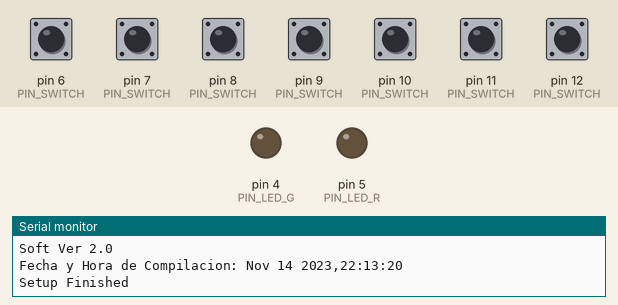
Bench run of a program on a simulated Arduino Nano, built with avr-gcc and run on an emulated ATmega328P. On the bench: output pins drawn as LEDs (lit = HIGH), the last lines printed to the serial monitor. Dashed ring = blinking. The inputs (shaded band) are chosen by the test bench; at power-on: pin 6 (PIN_SWITCH), pin 7 (PIN_SWITCH), pin 8 (PIN_SWITCH), pin 9 (PIN_SWITCH), pin 10 (PIN_SWITCH), pin 11 (PIN_SWITCH), pin 12 (PIN_SWITCH) HIGH.

Above: at 2.2 s.
2.3 s: pin 6 (PIN_SWITCH) pulled LOW for 0.15 s
At 2.43 s:
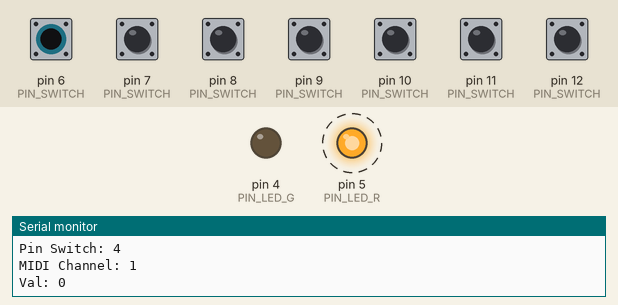
4.5 s: pin 7 (PIN_SWITCH) pulled LOW for 1 s
At 6.8 s:
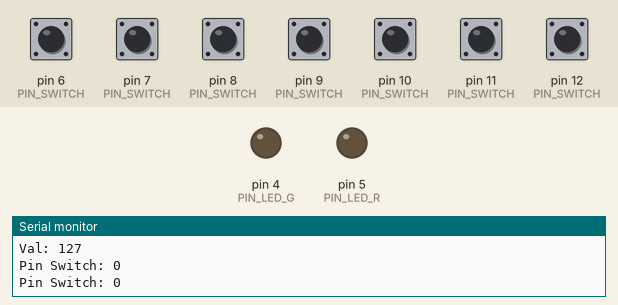
7.5 s: pin 6 (PIN_SWITCH) pulled LOW for 1 s
At 7.63 s:
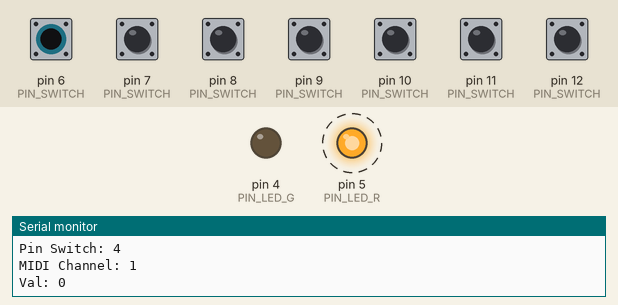
10.5 s: pin 8 (PIN_SWITCH) pulled LOW for 1 s
At 10.63 s:
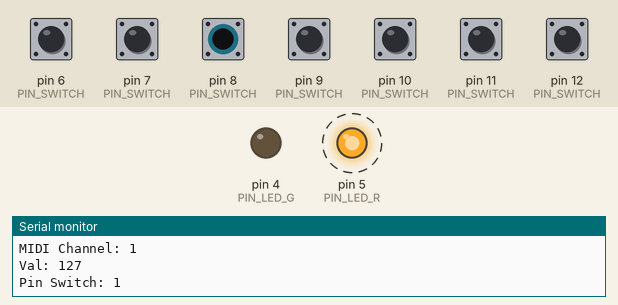
Timing chart, 0 to 13.8 s (numbered marks = the images above; inputs shaded):
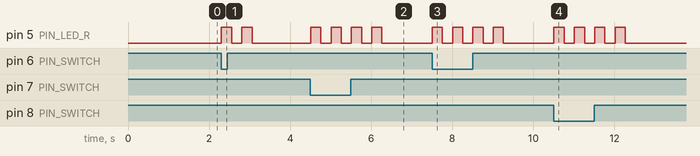

Measured:
- after the input at 2.3 s, pin 5 (PIN_LED_R): alternates HIGH for 0.25 s and LOW for 0.25 s, 4 changes in all, then stays LOW, starting at once
- after the input at 4.5 s, pin 5 (PIN_LED_R): alternates HIGH for 0.25 s and LOW for 0.25 s, 8 changes in all, then stays LOW, starting at once
- after the input at 7.5 s, pin 5 (PIN_LED_R): alternates HIGH for 0.25 s and LOW for 0.25 s, 8 changes in all, then stays LOW, starting at once
- after the input at 10.5 s, pin 5 (PIN_LED_R): alternates HIGH for 0.25 s and LOW for 0.25 s, 8 changes in all, then stays LOW, starting at once

The program:

main.cpp
```cpp
#include <Arduino.h>
#include <config.h>
#include "switchesFunc.h"
#include <midiConstants.h>
#include <nemesisConstants.h>
#include <RC5Constants.h>
#include <ACS1Cosntants.h>
#include <SoftwareSerial.h>

int RC5loopNumber = 0;

SoftwareSerial SerialMidi(MIDI_RX,MIDI_TX);

mySwitch mySw[NUM_SWITCHES];


void sendMIDI(int switchIndex)
{
  int ZERO = 0;
  // plays a MIDI note or Control change..  Doesn't check to see that
  // cmd is greater than 127, or that data values are  less than 127:
  // Examples:
  // cmd: NOTE_ON, data1: pitch, data2: 0 -127
  // cmd: NOTE_OFF, data1: pitch, data2: 0
  // cmd: CONTROL_CHANGE, data1: SUSTAIN, data2: 0 - 127
  SerialMidi.write(mySw[switchIndex].CC_or_PC | (mySw[switchIndex].midiChannel));
	SerialMidi.write(mySw[switchIndex].param);
  // Los cambios de Loop del RC5 son un caso especial.
  if(switchIndex == 1)
  {
    RC5loopNumber < 98? RC5loopNumber++ : RC5loopNumber = 0;
    SerialMidi.write(RC5loopNumber);
  }
  else if (switchIndex == 0)
  {
    RC5loopNumber > 0? RC5loopNumber-- : RC5loopNumber = 98;
    SerialMidi.write(RC5loopNumber);
  }
  //else if(switchIndex == 5){  // Los cambios de Preset del ACS1 también son un caso especial
  //  ACS1PresetNumber < 2? ACS1PresetNumber ++: ACS1PresetNumber = 0;
  //  SerialMidi.write(ACS1PresetNumber);
  //  Serial.print(mySw[switchIndex].midiChannel); Serial.print(","); Serial.println(ACS1PresetNumber);

  //}
  else
  {
    SerialMidi.write(mySw[switchIndex].value);
  }
  if (mySw[switchIndex].sendZero){
    SerialMidi.write(mySw[switchIndex].CC_or_PC | (mySw[switchIndex].midiChannel));
	  SerialMidi.write(mySw[switchIndex].param);
    SerialMidi.write(ZERO);
  }
  if (mySw[switchIndex].toggle) {
    mySw[switchIndex].value == 127? mySw[switchIndex].value = 0 : mySw[switchIndex].value = 127;
    Serial.print("MIDI Channel: "); Serial.println(mySw[switchIndex].midiChannel + 1);
    Serial.print("Val: "); Serial.println(mySw[switchIndex].value);
  }
}

void parpadearGreen(int pin, unsigned long interval)
{
  static int cuentaParpadeo = 0;
  static unsigned long previousMillis = 0;        // will store last time LED was updated
	//const long interval = 1000;           // interval at which to blink (milliseconds)
	unsigned long currentMillis = millis();
	static bool estadoPin=false;
	if (parpadearG)
  {
    if(currentMillis - previousMillis > interval)
	  {
		  previousMillis = currentMillis;
		  estadoPin==false? estadoPin=true : estadoPin=false;
		  digitalWrite(pin, estadoPin);
      cuentaParpadeo += 1;
	  }
    if (cuentaParpadeo == 4)
    {
      parpadearG = false;
      cuentaParpadeo = 0;
    }

  }

}

void parpadearRed(int pin, unsigned long interval)
{
  static int cuentaParpadeo = 0;
  static unsigned long previousMillis = 0;        // will store last time LED was updated
	//const long interval = 1000;           // interval at which to blink (milliseconds)
	unsigned long currentMillis = millis();
	static bool estadoPin=false;
	if (parpadearR)
  {
    if(currentMillis - previousMillis > interval)
	  {
		  previousMillis = currentMillis;
		  estadoPin==false? estadoPin=true : estadoPin=false;
		  digitalWrite(pin, estadoPin);
      cuentaParpadeo += 1;
	  }
    if (cuentaParpadeo == 4)
    {
      parpadearR = false;
      cuentaParpadeo = 0;
    }

  }

}

// Inicialización de los switches MIDI
void mySwInit(){
  // Switch 0: RC5, Loop P/S
  mySw[2].init(PIN_SWITCH[0], RC5_MIDI_CHANNEL, MIDI_CH_CTRL_CHANGE, CC_TRK_PLY_STP, 127, true, false);
  // Switch 1: RC5, LOOP UP
  mySw[1].init(PIN_SWITCH[1], RC5_MIDI_CHANNEL, MIDI_CH_PRGM_CHANGE, MIDI_CH_PRGM_CHANGE, RC5loopNumber);
  // Switch 2: RC5, LOOP DOWN
  mySw[0].init(PIN_SWITCH[2], RC5_MIDI_CHANNEL, MIDI_CH_PRGM_CHANGE, MIDI_CH_PRGM_CHANGE, RC5loopNumber);
  // Switch 3: RC5, Rhythm P/S
  mySw[3].init(PIN_SWITCH[3], RC5_MIDI_CHANNEL, MIDI_CH_CTRL_CHANGE, CC_RHYTHM_P_S, 127, true, false);
  // Switch 4: RC5, Variation
  mySw[4].init(PIN_SWITCH[4], RC5_MIDI_CHANNEL, MIDI_CH_CTRL_CHANGE, CC_VARIATION, 127, false, true);
  // Switch 5: RC5 Rhy Part 2
  mySw[5].init(PIN_SWITCH[5], RC5_MIDI_CHANNEL, MIDI_CH_CTRL_CHANGE, CC_RHY_PART_2, 0, false, true);
  // Switch 6: RC5 Rhy Part 3
  mySw[6].init(PIN_SWITCH[6], RC5_MIDI_CHANNEL, MIDI_CH_CTRL_CHANGE, CC_TAP_TEMPO, 127, true, false);

  // Switch 3: NEMESIS, PROG DOWN ;
  //mySw[4].init(PIN_SWITCH[4], NEMESIS_MIDI_CHANNEL, MIDI_CH_CTRL_CHANGE, CC_PRESET_UP, 127);
  // Switch 2: NEMESIS, PROG UP;
  //mySw[3].init(PIN_SWITCH[3], NEMESIS_MIDI_CHANNEL, MIDI_CH_CTRL_CHANGE, CC_PRESET_DOWN, 127);


  // Switch 6: ACS1, PRESET
  //mySw[5].init(PIN_SWITCH[5], ACS1_MIDI_CHANNEL, MIDI_CH_PRGM_CHANGE, 0xFF, 127, false, false);
  // Switch 7: ACS1, BOOST
  //mySw[6].init(PIN_SWITCH[6], ACS1_MIDI_CHANNEL, MIDI_CH_CTRL_CHANGE, CC_BOOST, 127, false, true);

}

void setup() {
  delay(1000);
  Serial.begin(BAUDRATE);
  SerialMidi.begin(BAUDRATE_MIDI);

  Serial.println("Hey Ho Lets Go!");
  Serial.println(F("Soft Ver 2.0"));
  Serial.print(F("Fecha y Hora de Compilacion: ")); Serial.print(__DATE__); Serial.print(F(",")); Serial.println(__TIME__);

  pinMode(PIN_LED_R, OUTPUT);
  pinMode(PIN_LED_G, OUTPUT);
  mySwInit();
  Serial.println(F("Setup Finished"));


}

void loop() {
  parpadearGreen(PIN_LED_G,250);
  parpadearRed(PIN_LED_R, 250);
  for(int i = 0; i < NUM_SWITCHES; i++){
    mySw[i].update();
    if(mySw[i].sendMidiNow){
      mySw[i].midiChannel == RC5_MIDI_CHANNEL? parpadearR = true: parpadearG = true;
      Serial.print(F("Pin Switch: "));
      Serial.println(i);
      sendMIDI(i);
      mySw[i].sendMidiNow = false;

    }
  }


}
```

ACS1Cosntants.h
```cpp
#include <midiConstants.h>

// https://www.sourceaudio.net/uploads/1/1/5/1/115104065/nemesis_midi_implementation_1_01.pdf

const int ACS1_MIDI_CHANNEL = MIDI_CHANNEL_3;

int ACS1PresetNumber = 0;
const int CC_BOOST = 31;
```

RC5Constants.h
```cpp
#include <midiConstants.h>


//https://www.kraftmusic.com/media/ownersmanual/Boss_RC-5_Reference_Manual.pdf

const int RC5_MIDI_CHANNEL = MIDI_CHANNEL_1;
const int CC_TAP_TEMPO = 80;

const int CC_TRK_PLY_STP = 81;

const int CC_RHYTHM_P_S = 82;
const int CC_VARIATION = 83;

const int CC_RHY_PART_1 = 84;
const int CC_RHY_PART_2 = 85;
const int CC_RHY_PART_3 = 86;
const int CC_RHY_PART_4 = 87;

const int CC_MEMORY_INC = 81;
const int CC_MEMORY_DEC = 82;
//const int CC_TRK_UNDO = 83;

const int CC_RC5[] = {80, 81, 82, 83, 84, 85, 86, 87};
//int RC5progNumber = 0;
```

midiConstants.h
```cpp
#ifndef MIDICONSTANTS_H
#define MIDICONSTANTS_H
/* Channel messages.
   4 most significant bytes is the type, 4 least significant is the channel.
   Example: 0x83 is note off channel 4*/
#define MIDI_CH_NOTE_OFF                  0x80
#define MIDI_CH_NOTE_ON                   0x90
#define MIDI_CH_POLY_AFTER_TOUCH          0xA0
#define MIDI_CH_CTRL_CHANGE               0xB0
#define MIDI_CH_PRGM_CHANGE               0xC0
#define MIDI_CH_CHANNEL_AFTER_TOUCH       0xD0
#define MIDI_CH_PITCH_WHEEL               0xE0

   /* Midi channels
	  4 most significant bytes is the type, 4 least significant is the channel.
	  Example: 0x83 is note off channel 4 */

#define MIDI_CHANNEL_1  0x00
#define MIDI_CHANNEL_2  0x01
#define MIDI_CHANNEL_3  0x02
#define MIDI_CHANNEL_4  0x03
#define MIDI_CHANNEL_5  0x04
#define MIDI_CHANNEL_6  0x05
#define MIDI_CHANNEL_7  0x06
#define MIDI_CHANNEL_8  0x07
#define MIDI_CHANNEL_9  0x08
#define MIDI_CHANNEL_10 0x09
#define MIDI_CHANNEL_11 0x0A
#define MIDI_CHANNEL_12 0x0B
#define MIDI_CHANNEL_13 0x0C
#define MIDI_CHANNEL_14 0x0D
#define MIDI_CHANNEL_15 0x0E
#define MIDI_CHANNEL_16 0x0F

#endif
```

nemesisConstants.h
```cpp
#include <midiConstants.h>

// https://www.sourceaudio.net/uploads/1/1/5/1/115104065/nemesis_midi_implementation_1_01.pdf

const int NEMESIS_MIDI_CHANNEL = MIDI_CHANNEL_2;

const int CC_TEMPO_DIVISION = 42;
const int TEMPO_DIVISION[] = { 6,   // Quarter notes
                               7,   // Dotted 8ths
                               8};  // Swinged 8ths

const int CC_OCTAVE_SHIFT_CONTROL = 50;
const int OCTAVES[] = { 0,          // OCtave down
                        63,         // Unison
                        127};       // Octave Up

const int CC_PRESET_UP = 80;
const int CC_PRESET_DOWN = 82;
```

switchesFunc.cpp
```cpp
#include "switchesFunc.h"

void mySwitch::init(int pin, int MIDIChannel, int MIDI_CC_or_PC, int MIDIParam, int MIDIValue, bool SendZero, bool toggleValue){
    _pin = pin;
    _button.attach(_pin, INPUT_PULLUP);
    _button.interval(5);
    _button.update();
    _estadoActual = _button.read();
    _estadoAnterior = _estadoActual;


    midiChannel = MIDIChannel;
    CC_or_PC = MIDI_CC_or_PC;
    param = MIDIParam;
    value = MIDIValue;
    sendMidiNow = false;
    sendZero = SendZero;
    toggle = toggleValue;
}

void mySwitch::update(){
    _button.update();
    _estadoActual = _button.read();
    if(_estadoActual != _estadoAnterior){
        sendMidiNow = true;
        _estadoAnterior = _estadoActual;

    }

}
```

switchesFunc.h
```cpp
#ifndef SWITCHESFUNC_H
#define SWITCHESFUNC_H

#include <Arduino.h>
#include <Bounce2.h>
#include "midiConstants.h"

const int SWITCH_ESTADO_ABIERTO = 0;
const int SWITCH_ESTADO_CERRADO = 1;


class mySwitch{
    public:
        int midiChannel;
        int CC_or_PC;
        int param;
        int value;
        bool sendMidiNow;
        bool sendZero;
        bool toggle;
        void init(int pin, int MIDIChannel, int MIDI_CC_or_PC, int MIDIParam, int MIDIValue, bool SendZero = false, bool toggleValue = false);
        void update();
    private:
        int _pin;
        Bounce _button;
        int _estadoAnterior;
        int _estadoActual;
};

#endif
```

config.h
```cpp
#include <Arduino.h>


// BaudRate
const long BAUDRATE = 115200;
const long BAUDRATE_MIDI = 31250;
const int MIDI_TX = 3;
const int MIDI_RX = A0;

const int PIN_SWITCH[] = {9, 8, 7, 10, 6, 11, 12};
const int NUM_SWITCHES = sizeof(PIN_SWITCH) / sizeof(int);

const int PIN_LED_G = 4;
const int PIN_LED_R = 5;

bool parpadearG = false;           // variable para determinar si se debe hacer parpadear el led o no.
bool parpadearR = false;
```
